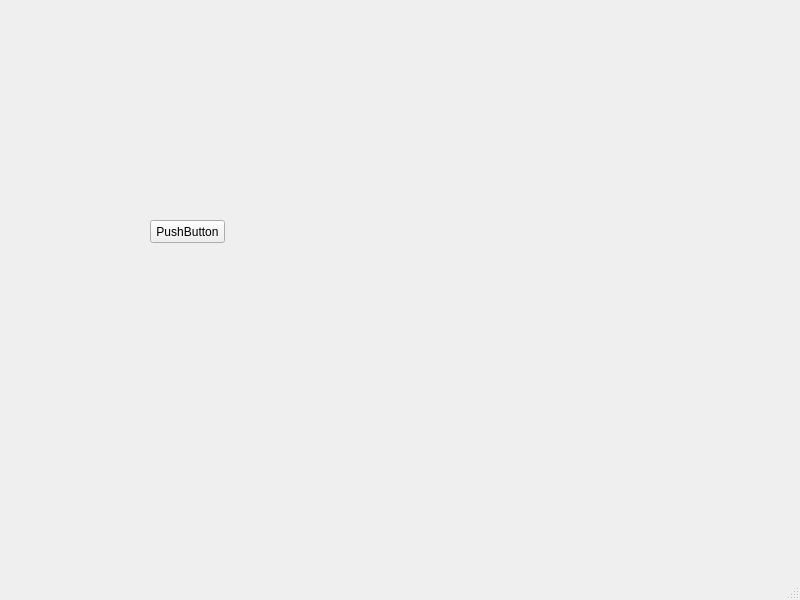
<?xml version="1.0" encoding="UTF-8"?>
<ui version="4.0">
 <class>MainWindow</class>
 <widget class="QMainWindow" name="MainWindow">
  <property name="geometry">
   <rect>
    <x>0</x>
    <y>0</y>
    <width>800</width>
    <height>600</height>
   </rect>
  </property>
  <property name="windowTitle">
   <string>MainWindow</string>
  </property>
  <widget class="QWidget" name="centralwidget">
   <widget class="QPushButton" name="pushButton">
    <property name="geometry">
     <rect>
      <x>150</x>
      <y>220</y>
      <width>75</width>
      <height>23</height>
     </rect>
    </property>
    <property name="text">
     <string>PushButton</string>
    </property>
   </widget>
  </widget>
  <widget class="QMenuBar" name="menubar">
   <property name="geometry">
    <rect>
     <x>0</x>
     <y>0</y>
     <width>800</width>
     <height>23</height>
    </rect>
   </property>
  </widget>
  <widget class="QStatusBar" name="statusbar"/>
 </widget>
 <resources/>
 <connections/>
</ui>
